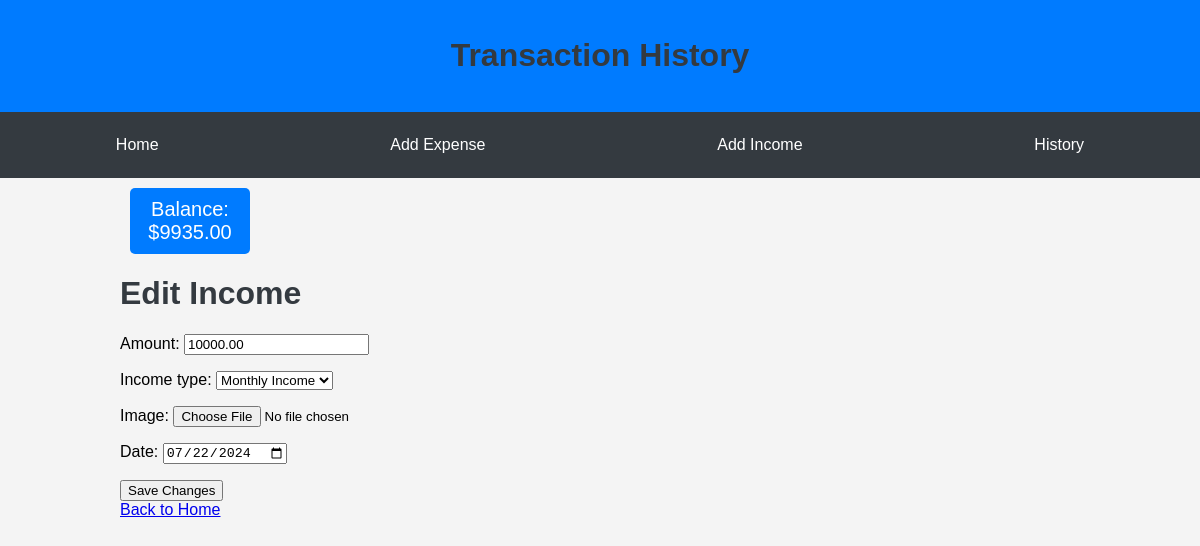
Page /edit_income/1/ (signed in) on the committed database.
### history/models.py (models this page shows, shortened)
class AccountBalance(models.Model):
    user = models.OneToOneField(User, on_delete=models.CASCADE)
    balance = models.DecimalField(max_digits=10, decimal_places=2, default=0.00)

class Income(models.Model):
    amount = models.DecimalField(max_digits=10, decimal_places=2)
    date = models.DateField()
    account_balance = models.ForeignKey(AccountBalance, on_delete=models.CASCADE)
    income_type = models.ForeignKey(IncomeType, on_delete=models.CASCADE)
    image = models.ImageField(upload_to='income_images/', blank=True, null=True)

### history/views.py (the view)
# urls.py: path('edit_income/<int:pk>/', views.edit_income, name='edit_income'),
@login_required
def edit_income(request, pk):
    income = get_object_or_404(Income, pk=pk)
    old_amount = income.amount
    if request.method == 'POST':
        form = IncomeForm(request.POST, instance=income)
        if form.is_valid():
            new_income = form.save(commit=False)
            account_balance = income.account_balance
            account_balance.balance -= old_amount  # Subtract the old amount
            account_balance.balance += new_income.amount
            account_balance.save()
            new_income.save()
            messages.success(request, 'Income updated successfully.')
            return redirect('index')
    else:
        form = IncomeForm(instance=income)
    return render(request, 'history/edit_income.html', {'form': form})

### history/forms.py
class IncomeForm(forms.ModelForm):
    date = forms.DateField(widget=forms.DateInput(attrs={'type': 'date'}))
    class Meta:
        model = Income
        fields = ['amount', 'income_type', 'image', 'date']

### history/context_processors.py (called while the page is built)
def account_balance(request):
    if request.user.is_authenticated:
        account_balance, created = AccountBalance.objects.get_or_create(user=request.user)
        return {'balance': account_balance.balance}
    return {}

### history/models.py (called while the page is built)
    def __str__(self):
        return self.name

### templates/history/edit_income.html (shortened to what this page needs)
{% extends 'base.html' %}
{% block content %}
<h1>Edit Income</h1>
<form method="post">
    {{ form.as_p }}
    <button type="submit">Save Changes</button>
</form>
<a href="{% url 'index' %}">Back to Home</a>
{% endblock %}

### templates/base.html (shortened to what this page needs)
<!DOCTYPE html>
<html lang="en">
<head>
</head>
<body>
    <div class="header">
        <h1>Transaction History</h1>
    </div>
    <div class="menu">
        <a href="{% url 'index' %}">Home</a>
        <a href="{% url 'add_expense' %}">Add Expense</a>
        <a href="{% url 'add_income' %}">Add Income</a>
        <a href="{% url 'history' %}">History</a>
    </div>
    <div class="container">
        <div class="balance">
            Balance: ${{ balance }}
        </div>
        {% block content %}{% endblock %}
    </div>
</body>
</html>

### templates/base.html (style rules this page uses)
body { font-family: 'Arial', sans-serif; background-color: #f4f4f4; margin: 0; padding: 0; }
.container { width: 80%; margin: 0 auto; }
.header { background-color: #007bff; color: white; padding: 1em 0; text-align: center; }
.menu { display: flex; justify-content: space-around; background-color: #343a40; padding: 1em 0; }
.menu a { color: white; text-decoration: none; padding: 0.5em 1em; border-radius: 5px; }
h1 { color: #343a40; }
.balance { margin: 10px; padding: 10px; max-width: 100px; background-color: #007bff; color: white; border-radius: 5px; text-align: center; font-size: 20px; }

### rows in the picture
AccountBalance: balance "9935.00"
Income: amount "10000.00", income_type "Monthly Income", date "07/22/2024"
